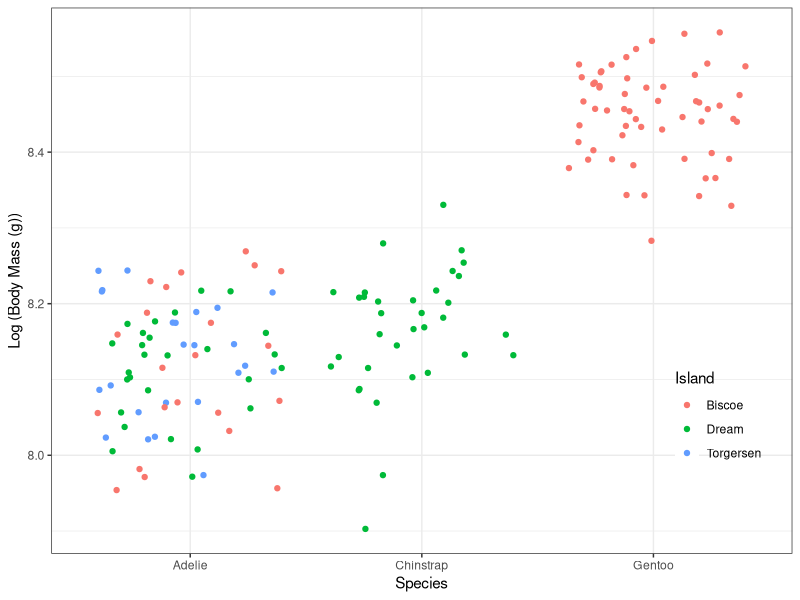
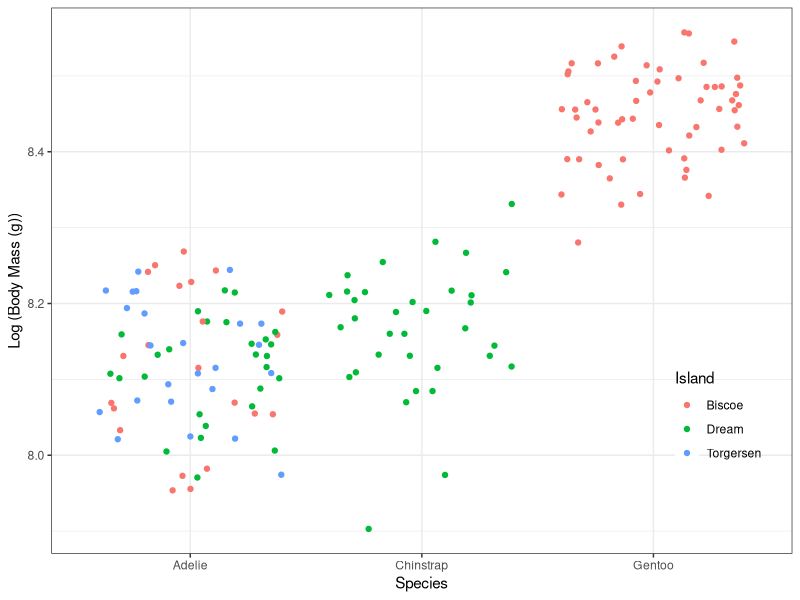

These charts were generated, in order, by the following R code:
##############
#Week 4 HW script from in-class lecture
#Prompt - Write a script that:
#1. calculates the mean and variance of body mass by species, island, and sex without any NAs
#2. filters out (i.e. excludes) male penguins, then calculates the log body mass, then selects only the columns for species, island, sex, and log body mass, then use these data to make any plot. Make sure the plot has clean and clear labels and follows best practices. Save the plot in the correct output folder.
#Created by: Diana Gao
#Created on: 2024-9-23
##############

#libraries ------- 
library(palmerpenguins)
library(tidyverse)
library(here)

#preview the data -------
#glimpse(penguins)
view (penguins)

#data analysis -------
#prompt 1: 
prompt1_by_sp <- penguins %>% # use penguin dataframe
  filter(!is.na(sex)) %>% #filter out entries where sex is NA
  group_by(species) %>% #group data by species
  summarize(mean_bm = mean(body_mass_g), 
            var_bm = var(body_mass_g)) # creates summary data table: mean, variance of body mass

prompt1_by_island <- penguins %>% # use penguin dataframe
  filter(!is.na(sex)) %>% #filter out entries where sex is NA
  group_by(island) %>% #group data by species
  summarize(mean_bm = mean(body_mass_g), 
            var_bm = var(body_mass_g)) # creates summary data table: mean, variance of body mass

prompt1_by_sex <- penguins %>% # use penguin dataframe
  filter(!is.na(sex)) %>% #filter out entries where sex is NA
  group_by(sex) %>% #group data by species
  summarize(mean_bm = mean(body_mass_g), 
            var_bm = var(body_mass_g)) # creates summary data table: mean, variance of body mass


#prompt 2:
prompt2 <- penguins %>% # use penguin data
  filter(sex != "male") %>% # filter out males (includes NAs)
  mutate(log_mass = log(body_mass_g)) %>% #calculate log body mass, put in new column log_mass
  select(species, island, sex, log_mass) # only keep columns species, island, sex, and log_mass

ggplot(data = prompt2, #use prompt2 data
       mapping = aes(x = species, y = log_mass, #for plot, x is sp and y is log_mass
       color = island) # color points by island
       ) + 
  geom_jitter() + 
  labs(x = "Species", 
       y = "Log (Body Mass (g))",
       color = "Island") + # changing x and y axis labels, capitalizing legend title
  theme_bw() + 
  theme(legend.position = "inside", # put legend inside plot
        legend.background = element_blank(), # make legend bg transparent
        legend.position.inside = c(.9, .25)) # change legend position inside plot w 2-number vector, whole plot is from 0,0 to 1,1
#export
ggsave(here("week4", "output", "week4_inclass_HW.png"), 
       width = 7, height = 5)